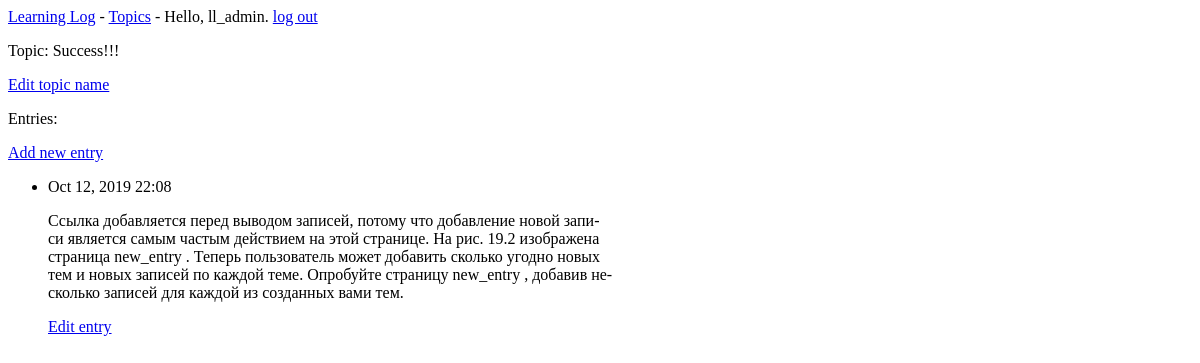
The app's page /topics/4/ (signed in), older data.
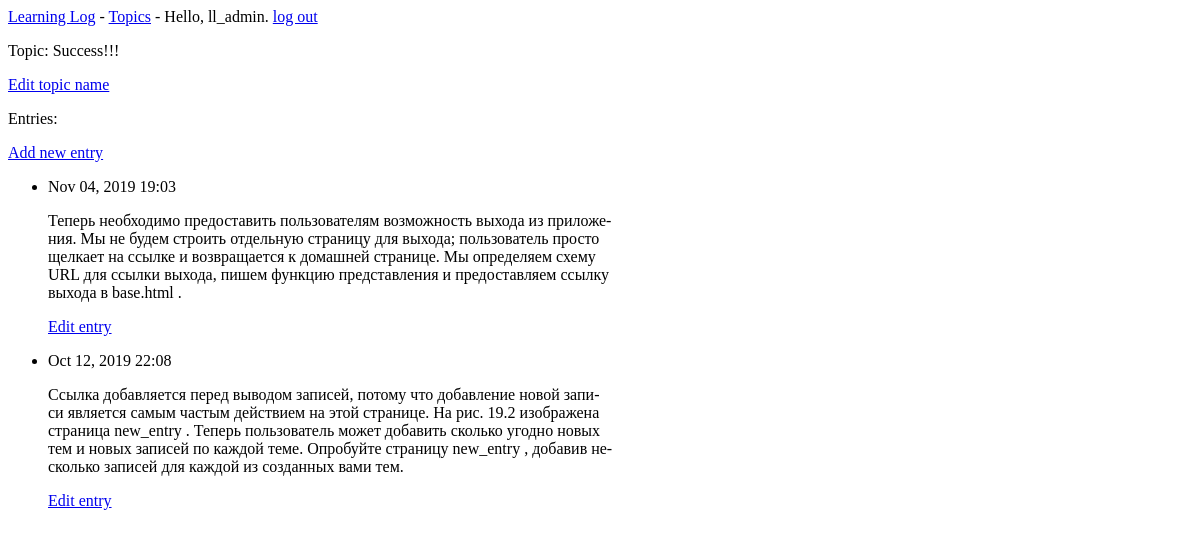
The same page, newer data.
### learning_logs/models.py (models this page shows, shortened)
class Topic(models.Model):
    text = models.CharField(max_length=200)
    date_added = models.DateTimeField(auto_now_add=True)
    owner = models.ForeignKey(User, on_delete=models.CASCADE)
    def __str__(self):
        return self.text

class Entry(models.Model):
    topic = models.ForeignKey(Topic, on_delete=models.CASCADE, )
    text = models.TextField()
    date_added = models.DateTimeField(auto_now_add=True)
    class Meta:
        verbose_name_plural = 'entries'

### learning_logs/views.py (the view)
# urls.py: path('topics/<int:topic_id>/', views.topic, name='topic'),
@login_required
def topic(request, topic_id):
    topic = Topic.objects.get(id=topic_id)
    if topic.owner != request.user:
        raise Http404
    entries = topic.entry_set.order_by('-date_added')
    context = {'topic': topic, 'entries': entries}
    return render(request, 'learning_logs/topic.html', context)

### learning_logs/templates/learning_logs/topic.html
{% extends "learning_logs/base.html" %}
{% block content %}
<p>Topic: {{ topic }}</p>
<p>
    <a href="{% url 'learning_logs:edit_topic' topic.id %}">Edit topic name</a>
</p>
<p>Entries:</p>
<p>
    <a href="{% url 'learning_logs:new_entry' topic.id %}">Add new entry</a>
</p>
<ul>
    {% for entry in entries %}
    <li>
        <p>{{ entry.date_added|date:'M d, Y H:i' }}</p>
        <p>{{ entry.text|linebreaks }}</p>
        <p>
            <a href="{% url 'learning_logs:edit_entry' entry.id %}">Edit entry</a>
        </p>
    </li>
    {% empty %}
    <li>
        There are no entries for this topic yet.
    </li>
    {% endfor %}
</ul>
{% endblock content %}

### learning_logs/templates/learning_logs/base.html
<p>
    <a href="{% url 'learning_logs:index' %}">Learning Log</a> -
    <a href="{% url 'learning_logs:topics' %}">Topics</a> -
    {% if user.is_authenticated %}
    Hello, {{ user.username }}.
    <a href="{% url 'users:logout' %}">log out</a>
    {% else %}
    <a href="{% url 'users:register' %}">register</a> -
    <a href="{% url 'users:login' %}">log in</a>
    {% endif %}
</p>
{% block content %}{% endblock content %}

Row changes from the older to the newer data that the page shows:
added Entry: date_added "Nov 04, 2019 19:03", text "Теперь необходимо предоставить пользователям возможность выхода из приложе- ния. Мы не будем строить отдельную страницу для выхода; пользователь просто щелкает на ссылке и возвращается к домашней странице. Мы определяем схему URL для ссылки выхода, пишем функцию представления и предоставляем ссылку выхода в base.html ."
